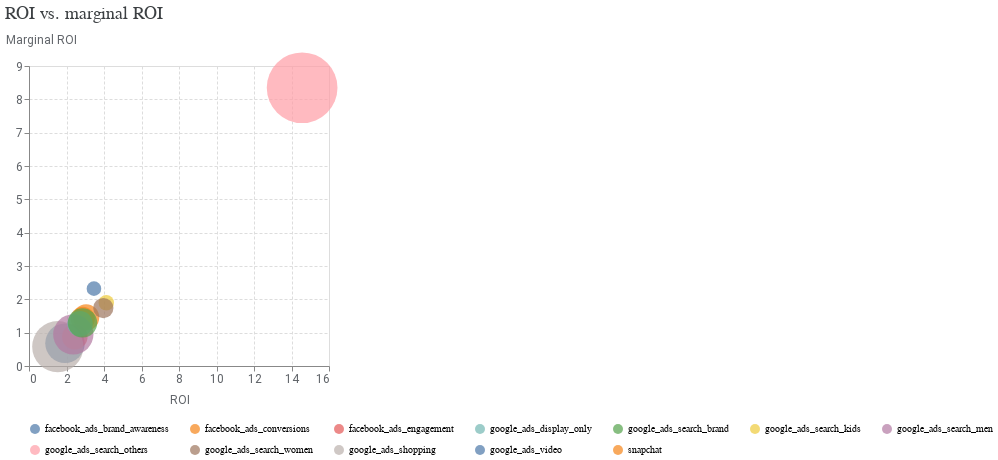

The code cell stored with this chart in its notebook:
### Code cell
media_summary.plot_roi_vs_mroi()

### Figure 1 — Vega-Lite specification as saved in the notebook (floating-point values rounded to 4 significant figures)
{"config": {"view": {"continuousWidth": 300, "continuousHeight": 300}, "axis": {"gridDash": [3, 2], "labelColor": "#5F6368", "labelFont": "Roboto", "labelFontSize": 12, "titleColor": "#5F6368", "titleFont": "Roboto", "titleFontSize": 12, "titleFontWeight": "normal", "titlePadding": 10}}, "data": {"name": "data-2f20a9f0a7e36ef394dda7c85fe7a048"}, "mark": {"type": "circle", "size": 80, "tooltip": true}, "encoding": {"color": {"field": "channel", "legend": {"columnPadding": 20, "columns": 7, "orient": "bottom", "rowPadding": 10, "title": null}, "type": "nominal"}, "size": {"field": "spend", "legend": null, "scale": {"range": [100, 5000]}, "type": "quantitative"}, "x": {"field": "roi", "scale": {}, "title": "ROI", "type": "quantitative"}, "y": {"axis": {"titleAlign": "left", "titleAngle": 0, "titleY": -20}, "field": "mroi", "scale": {}, "title": "Marginal ROI", "type": "quantitative"}}, "title": {"text": "ROI vs. marginal ROI", "anchor": "start", "color": "#3C4043", "font": "Google Sans Display", "fontSize": 18, "fontWeight": "normal", "offset": 10}, "$schema": "https://vega.github.io/schema/vega-lite/v5.20.1.json", "datasets": {"data-2f20a9f0a7e36ef394dda7c85fe7a048": [{"channel": "snapchat", "roi": 2.866, "mroi": 1.418, "spend": 28200.0}, {"channel": "facebook_ads_conversions", "roi": 3.048, "mroi": 1.458, "spend": 34050.0}, {"channel": "facebook_ads_brand_awareness", "roi": 1.919, "mroi": 0.6823, "spend": 84540.0}, {"channel": "facebook_ads_engagement", "roi": 2.443, "mroi": 0.8778, "spend": 31930.0}, {"channel": "google_ads_video", "roi": 3.464, "mroi": 2.321, "spend": 6514.0}, {"channel": "google_ads_shopping", "roi": 1.534, "mroi": 0.5789, "spend": 146300.0}, {"channel": "google_ads_search_men", "roi": 2.363, "mroi": 0.9481, "spend": 88350.0}, {"channel": "google_ads_search_kids", "roi": 4.123, "mroi": 1.901, "spend": 8134.0}, {"channel": "google_ads_display_only", "roi": 2.723, "mroi": 1.267, "spend": 31810.0}, {"channel": "google_ads_search_brand", "roi": 2.854, "mroi": 1.296, "spend": 44210.0}, {"channel": "google_ads_search_women", "roi": 3.963, "mroi": 1.739, "spend": 18030.0}, {"channel": "google_ads_search_others", "roi": 14.57, "mroi": 8.348, "spend": 284100.0}]}}
